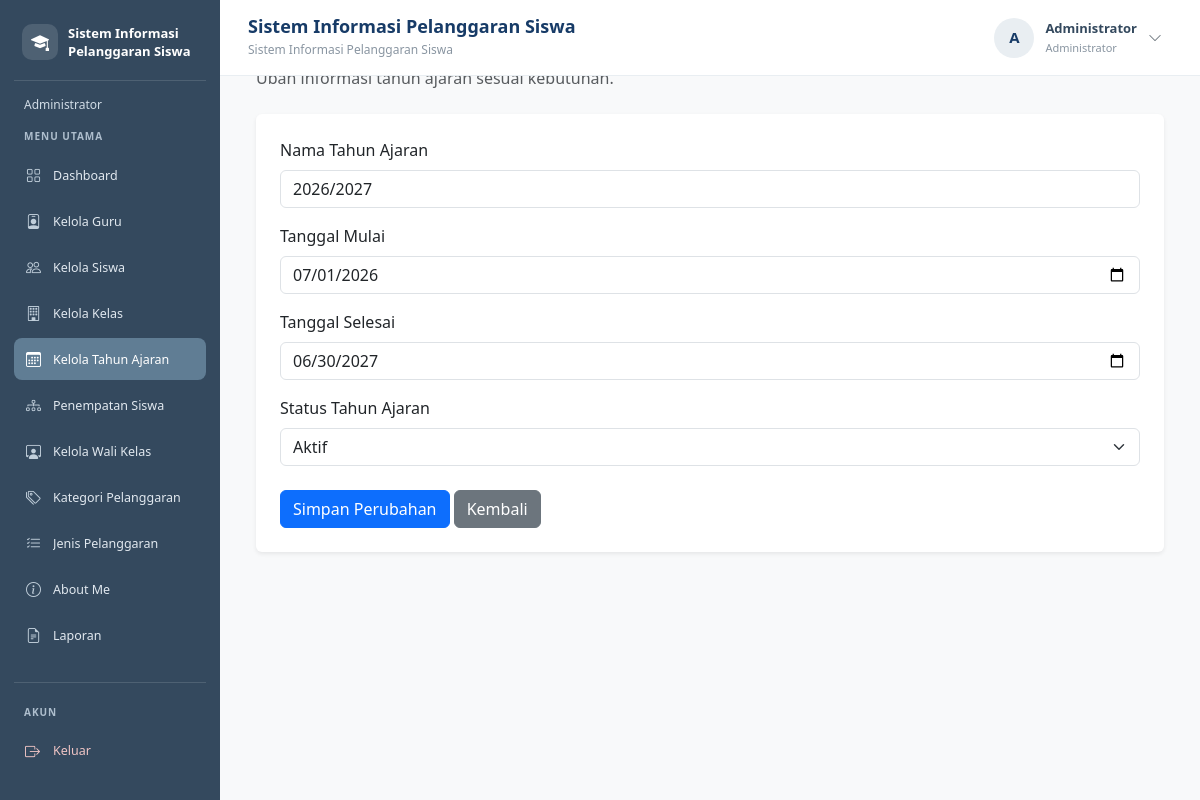
/edit_tahun_ajaran.php?id=1 (signed in), run on the app's committed database.
### tables this page shows
CREATE TABLE `t_tahun_ajaran` (
  `id` int(11) NOT NULL,
  `nama` varchar(20) NOT NULL,
  `tanggal_mulai` date NOT NULL,
  `tanggal_selesai` date NOT NULL,
  `status_aktif` tinyint(1) NOT NULL,
  `created_at` timestamp NULL DEFAULT current_timestamp(),
  `updated_at` timestamp NULL DEFAULT current_timestamp()
);

### edit_tahun_ajaran.php (the view, shortened to what this page needs)
<?php
include "config/koneksi.php";
$id = isset($_GET['id']) ? (int) $_GET['id'] : 0;
$stmt = mysqli_prepare(
    $koneksi,
    "SELECT id, nama, tanggal_mulai, tanggal_selesai, status_aktif
     FROM t_tahun_ajaran
     WHERE id = ?"
);
mysqli_stmt_bind_param($stmt, "i", $id);
mysqli_stmt_execute($stmt);
$hasil = mysqli_stmt_get_result($stmt);
$data = mysqli_fetch_assoc($hasil);
$nama = $data['nama'];
$tanggal_mulai = $data['tanggal_mulai'];
$tanggal_selesai = $data['tanggal_selesai'];
$status_aktif = (string) $data['status_aktif'];
?>
<!DOCTYPE html>
<html lang="id">
<head>
    <link href="https://cdn.jsdelivr.net/npm/bootstrap@5.3.8/dist/css/bootstrap.min.css" rel="stylesheet">
</head>
<body class="bg-light">
<?php include "includes/sidebar.php"; ?>
<?php include "includes/navbar.php"; ?>
<main class="konten-utama">
    <div class="container-fluid">
        <div class="mb-4">
            <h3 class="fw-bold">Edit Tahun Ajaran</h3>
            <p class="text-muted">Ubah informasi tahun ajaran sesuai kebutuhan.</p>
        </div>
        <div class="card border-0 shadow-sm">
            <div class="card-body p-4">
                <form method="POST">
                    <div class="mb-3">
                        <label for="nama" class="form-label">Nama Tahun Ajaran</label>
                        <input
                            type="text"
                            name="nama"
                            id="nama"
                            class="form-control"
                            placeholder="Contoh: 2026/2027"
                            value="<?= htmlspecialchars($nama, ENT_QUOTES, 'UTF-8'); ?>"
                            required
                        >
                    </div>
                    <div class="mb-3">
                        <label for="tanggal_mulai" class="form-label">Tanggal Mulai</label>
                        <input
                            type="date"
                            name="tanggal_mulai"
                            id="tanggal_mulai"
                            class="form-control"
                            value="<?= htmlspecialchars($tanggal_mulai, ENT_QUOTES, 'UTF-8'); ?>"
                            required
                        >
                    </div>
                    <div class="mb-3">
                        <label for="tanggal_selesai" class="form-label">Tanggal Selesai</label>
                        <input
                            type="date"
                            name="tanggal_selesai"
                            id="tanggal_selesai"
                            class="form-control"
                            value="<?= htmlspecialchars($tanggal_selesai, ENT_QUOTES, 'UTF-8'); ?>"
                            required
                        >
                    </div>
                    <div class="mb-4">
                        <label for="status_aktif" class="form-label">Status Tahun Ajaran</label>
                        <select name="status_aktif" id="status_aktif" class="form-select" required>
                            <option value="1" <?= $status_aktif === '1' ? 'selected' : ''; ?>>
                                Aktif
                            </option>
                        </select>
                    </div>
                    <button type="submit" class="btn btn-primary">
                        Simpan Perubahan
                    </button>
                    <a href="tahun_ajaran.php" class="btn btn-secondary">
                        Kembali
                    </a>
                </form>
            </div>
        </div>
    </div>
</main>
</body>
</html>

### edit_tahun_ajaran.php (style rules this page uses)
.konten-utama { margin-left: 220px; width: calc(100% - 220px); min-height: 100vh; padding: 24px; box-sizing: border-box; }

### data on the page
t_tahun_ajaran: nama "2026/2027", tanggal_mulai "07/01/2026", tanggal_selesai "06/30/2027", status_aktif "Aktif"

### other printed values
$labelRole "Administrator"
$menu[0] "Dashboard"
$menu[0] "Kelola Guru"
$menu[0] "Kelola Siswa"
$menu[0] "Kelola Kelas"
$menu[0] "Kelola Tahun Ajaran"
$menu[0] "Penempatan Siswa"
$menu[0] "Kelola Wali Kelas"
$menu[0] "Kategori Pelanggaran"
$menu[0] "Jenis Pelanggaran"
$menu[0] "About Me"
$menu[0] "Laporan"
$judulNavbar "Sistem Informasi Pelanggaran Siswa"
$inisial "A"
$namaPengguna "Administrator"
